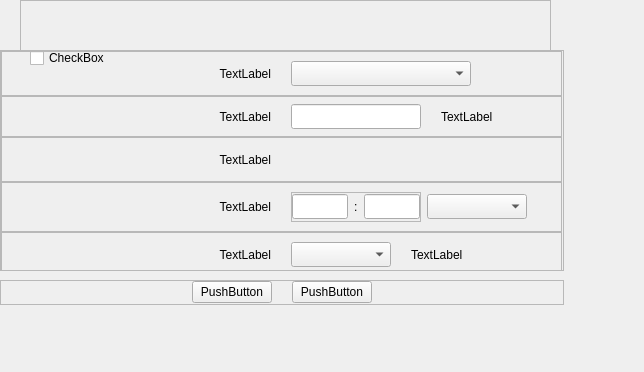
<?xml version="1.0" encoding="UTF-8"?>
<ui version="4.0">
 <class>TrafficSetting</class>
 <widget class="QWidget" name="TrafficSetting">
  <property name="geometry">
   <rect>
    <x>0</x>
    <y>0</y>
    <width>644</width>
    <height>372</height>
   </rect>
  </property>
  <property name="windowTitle">
   <string>Form</string>
  </property>
  <widget class="QCheckBox" name="checkBox">
   <property name="geometry">
    <rect>
     <x>30</x>
     <y>50</y>
     <width>191</width>
     <height>16</height>
    </rect>
   </property>
   <property name="text">
    <string>CheckBox</string>
   </property>
  </widget>
  <widget class="QFrame" name="frame">
   <property name="geometry">
    <rect>
     <x>20</x>
     <y>0</y>
     <width>531</width>
     <height>52</height>
    </rect>
   </property>
   <property name="frameShape">
    <enum>QFrame::StyledPanel</enum>
   </property>
   <property name="frameShadow">
    <enum>QFrame::Raised</enum>
   </property>
   <layout class="QHBoxLayout" name="horizontalLayout_12">
    <property name="margin">
     <number>0</number>
    </property>
    <item>
     <widget class="QLabel" name="label_7">
      <property name="sizePolicy">
       <sizepolicy hsizetype="Expanding" vsizetype="Preferred">
        <horstretch>0</horstretch>
        <verstretch>0</verstretch>
       </sizepolicy>
      </property>
      <property name="text">
       <string/>
      </property>
      <property name="wordWrap">
       <bool>true</bool>
      </property>
     </widget>
    </item>
    <item>
     <widget class="QProgressIndicator" name="widget" native="true">
      <property name="sizePolicy">
       <sizepolicy hsizetype="Preferred" vsizetype="Expanding">
        <horstretch>0</horstretch>
        <verstretch>0</verstretch>
       </sizepolicy>
      </property>
      <property name="minimumSize">
       <size>
        <width>35</width>
        <height>0</height>
       </size>
      </property>
     </widget>
    </item>
    <item>
     <spacer name="horizontalSpacer_2">
      <property name="orientation">
       <enum>Qt::Horizontal</enum>
      </property>
      <property name="sizeType">
       <enum>QSizePolicy::Fixed</enum>
      </property>
      <property name="sizeHint" stdset="0">
       <size>
        <width>75</width>
        <height>20</height>
       </size>
      </property>
     </spacer>
    </item>
   </layout>
  </widget>
  <widget class="QFrame" name="frame_2">
   <property name="geometry">
    <rect>
     <x>0</x>
     <y>280</y>
     <width>564</width>
     <height>25</height>
    </rect>
   </property>
   <property name="frameShape">
    <enum>QFrame::StyledPanel</enum>
   </property>
   <property name="frameShadow">
    <enum>QFrame::Raised</enum>
   </property>
   <layout class="QHBoxLayout" name="horizontalLayout_13">
    <property name="spacing">
     <number>20</number>
    </property>
    <property name="margin">
     <number>0</number>
    </property>
    <item>
     <spacer name="horizontalSpacer_7">
      <property name="orientation">
       <enum>Qt::Horizontal</enum>
      </property>
      <property name="sizeHint" stdset="0">
       <size>
        <width>89</width>
        <height>20</height>
       </size>
      </property>
     </spacer>
    </item>
    <item>
     <widget class="QPushButton" name="pushButton">
      <property name="text">
       <string>PushButton</string>
      </property>
     </widget>
    </item>
    <item>
     <widget class="QPushButton" name="pushButton_2">
      <property name="text">
       <string>PushButton</string>
      </property>
     </widget>
    </item>
    <item>
     <spacer name="horizontalSpacer_8">
      <property name="orientation">
       <enum>Qt::Horizontal</enum>
      </property>
      <property name="sizeHint" stdset="0">
       <size>
        <width>40</width>
        <height>20</height>
       </size>
      </property>
     </spacer>
    </item>
   </layout>
  </widget>
  <widget class="QFrame" name="frame_9">
   <property name="geometry">
    <rect>
     <x>0</x>
     <y>50</y>
     <width>564</width>
     <height>221</height>
    </rect>
   </property>
   <property name="frameShape">
    <enum>QFrame::StyledPanel</enum>
   </property>
   <property name="frameShadow">
    <enum>QFrame::Raised</enum>
   </property>
   <widget class="QWidget" name="layoutWidget">
    <property name="geometry">
     <rect>
      <x>1</x>
      <y>1</y>
      <width>561</width>
      <height>226</height>
     </rect>
    </property>
    <layout class="QVBoxLayout" name="verticalLayout">
     <property name="spacing">
      <number>0</number>
     </property>
     <item>
      <widget class="QFrame" name="frame_4">
       <property name="frameShape">
        <enum>QFrame::StyledPanel</enum>
       </property>
       <property name="frameShadow">
        <enum>QFrame::Raised</enum>
       </property>
       <layout class="QHBoxLayout" name="horizontalLayout_11">
        <property name="spacing">
         <number>20</number>
        </property>
        <item>
         <widget class="QLabel" name="label_2">
          <property name="sizePolicy">
           <sizepolicy hsizetype="Expanding" vsizetype="Preferred">
            <horstretch>0</horstretch>
            <verstretch>0</verstretch>
           </sizepolicy>
          </property>
          <property name="minimumSize">
           <size>
            <width>260</width>
            <height>25</height>
           </size>
          </property>
          <property name="maximumSize">
           <size>
            <width>260</width>
            <height>25</height>
           </size>
          </property>
          <property name="text">
           <string>TextLabel</string>
          </property>
          <property name="alignment">
           <set>Qt::AlignRight|Qt::AlignTrailing|Qt::AlignVCenter</set>
          </property>
         </widget>
        </item>
        <item>
         <layout class="QHBoxLayout" name="horizontalLayout_2">
          <item>
           <widget class="QComboBox" name="comboBox">
            <property name="minimumSize">
             <size>
              <width>180</width>
              <height>25</height>
             </size>
            </property>
            <property name="maximumSize">
             <size>
              <width>16777215</width>
              <height>16777215</height>
             </size>
            </property>
           </widget>
          </item>
          <item>
           <spacer name="horizontalSpacer">
            <property name="orientation">
             <enum>Qt::Horizontal</enum>
            </property>
            <property name="sizeHint" stdset="0">
             <size>
              <width>40</width>
              <height>20</height>
             </size>
            </property>
           </spacer>
          </item>
         </layout>
        </item>
       </layout>
      </widget>
     </item>
     <item>
      <widget class="QFrame" name="frame_5">
       <property name="frameShape">
        <enum>QFrame::StyledPanel</enum>
       </property>
       <property name="frameShadow">
        <enum>QFrame::Raised</enum>
       </property>
       <layout class="QHBoxLayout" name="horizontalLayout_7">
        <property name="spacing">
         <number>20</number>
        </property>
        <property name="topMargin">
         <number>2</number>
        </property>
        <property name="bottomMargin">
         <number>2</number>
        </property>
        <item>
         <widget class="QLabel" name="label_8">
          <property name="sizePolicy">
           <sizepolicy hsizetype="Expanding" vsizetype="Preferred">
            <horstretch>0</horstretch>
            <verstretch>0</verstretch>
           </sizepolicy>
          </property>
          <property name="minimumSize">
           <size>
            <width>260</width>
            <height>25</height>
           </size>
          </property>
          <property name="maximumSize">
           <size>
            <width>260</width>
            <height>25</height>
           </size>
          </property>
          <property name="text">
           <string>TextLabel</string>
          </property>
          <property name="alignment">
           <set>Qt::AlignRight|Qt::AlignTrailing|Qt::AlignVCenter</set>
          </property>
         </widget>
        </item>
        <item>
         <layout class="QHBoxLayout" name="horizontalLayout_3">
          <item>
           <widget class="QLineEdit" name="lineEdit">
            <property name="minimumSize">
             <size>
              <width>130</width>
              <height>25</height>
             </size>
            </property>
            <property name="maximumSize">
             <size>
              <width>130</width>
              <height>25</height>
             </size>
            </property>
           </widget>
          </item>
          <item>
           <widget class="QLabel" name="label_6">
            <property name="text">
             <string>TextLabel</string>
            </property>
           </widget>
          </item>
          <item>
           <spacer name="horizontalSpacer_4">
            <property name="orientation">
             <enum>Qt::Horizontal</enum>
            </property>
            <property name="sizeHint" stdset="0">
             <size>
              <width>40</width>
              <height>20</height>
             </size>
            </property>
           </spacer>
          </item>
         </layout>
        </item>
       </layout>
      </widget>
     </item>
     <item>
      <widget class="QFrame" name="frame_6">
       <property name="frameShape">
        <enum>QFrame::StyledPanel</enum>
       </property>
       <property name="frameShadow">
        <enum>QFrame::Raised</enum>
       </property>
       <layout class="QHBoxLayout" name="horizontalLayout_8">
        <property name="spacing">
         <number>20</number>
        </property>
        <item>
         <widget class="QLabel" name="label_9">
          <property name="sizePolicy">
           <sizepolicy hsizetype="Expanding" vsizetype="Preferred">
            <horstretch>0</horstretch>
            <verstretch>0</verstretch>
           </sizepolicy>
          </property>
          <property name="minimumSize">
           <size>
            <width>260</width>
            <height>25</height>
           </size>
          </property>
          <property name="maximumSize">
           <size>
            <width>260</width>
            <height>25</height>
           </size>
          </property>
          <property name="text">
           <string>TextLabel</string>
          </property>
          <property name="alignment">
           <set>Qt::AlignRight|Qt::AlignTrailing|Qt::AlignVCenter</set>
          </property>
         </widget>
        </item>
        <item>
         <layout class="QHBoxLayout" name="horizontalLayout_4">
          <item>
           <spacer name="horizontalSpacer_3">
            <property name="orientation">
             <enum>Qt::Horizontal</enum>
            </property>
            <property name="sizeHint" stdset="0">
             <size>
              <width>40</width>
              <height>20</height>
             </size>
            </property>
           </spacer>
          </item>
         </layout>
        </item>
       </layout>
      </widget>
     </item>
     <item>
      <widget class="QFrame" name="frame_7">
       <property name="frameShape">
        <enum>QFrame::StyledPanel</enum>
       </property>
       <property name="frameShadow">
        <enum>QFrame::Raised</enum>
       </property>
       <layout class="QHBoxLayout" name="horizontalLayout_9">
        <property name="spacing">
         <number>20</number>
        </property>
        <item>
         <widget class="QLabel" name="label">
          <property name="minimumSize">
           <size>
            <width>260</width>
            <height>25</height>
           </size>
          </property>
          <property name="maximumSize">
           <size>
            <width>260</width>
            <height>25</height>
           </size>
          </property>
          <property name="text">
           <string>TextLabel</string>
          </property>
          <property name="alignment">
           <set>Qt::AlignRight|Qt::AlignTrailing|Qt::AlignVCenter</set>
          </property>
         </widget>
        </item>
        <item>
         <layout class="QHBoxLayout" name="horizontalLayout_5">
          <property name="spacing">
           <number>6</number>
          </property>
          <property name="sizeConstraint">
           <enum>QLayout::SetFixedSize</enum>
          </property>
          <item>
           <widget class="QFrame" name="frame_3">
            <property name="minimumSize">
             <size>
              <width>130</width>
              <height>30</height>
             </size>
            </property>
            <property name="maximumSize">
             <size>
              <width>130</width>
              <height>30</height>
             </size>
            </property>
            <property name="frameShape">
             <enum>QFrame::StyledPanel</enum>
            </property>
            <property name="frameShadow">
             <enum>QFrame::Raised</enum>
            </property>
            <layout class="QHBoxLayout" name="horizontalLayout_14">
             <property name="spacing">
              <number>6</number>
             </property>
             <property name="margin">
              <number>0</number>
             </property>
             <item>
              <layout class="QHBoxLayout" name="horizontalLayout">
               <property name="sizeConstraint">
                <enum>QLayout::SetDefaultConstraint</enum>
               </property>
               <item>
                <widget class="QLineEdit" name="lineEdit_2">
                 <property name="minimumSize">
                  <size>
                   <width>0</width>
                   <height>25</height>
                  </size>
                 </property>
                </widget>
               </item>
               <item>
                <widget class="QLabel" name="label_4">
                 <property name="text">
                  <string>:</string>
                 </property>
                </widget>
               </item>
               <item>
                <widget class="QLineEdit" name="lineEdit_3">
                 <property name="minimumSize">
                  <size>
                   <width>0</width>
                   <height>25</height>
                  </size>
                 </property>
                </widget>
               </item>
              </layout>
             </item>
            </layout>
           </widget>
          </item>
          <item>
           <widget class="QComboBox" name="comboBox_2">
            <property name="sizePolicy">
             <sizepolicy hsizetype="Preferred" vsizetype="Fixed">
              <horstretch>0</horstretch>
              <verstretch>0</verstretch>
             </sizepolicy>
            </property>
            <property name="minimumSize">
             <size>
              <width>100</width>
              <height>25</height>
             </size>
            </property>
            <property name="maximumSize">
             <size>
              <width>100</width>
              <height>25</height>
             </size>
            </property>
           </widget>
          </item>
          <item>
           <spacer name="horizontalSpacer_6">
            <property name="orientation">
             <enum>Qt::Horizontal</enum>
            </property>
            <property name="sizeHint" stdset="0">
             <size>
              <width>40</width>
              <height>20</height>
             </size>
            </property>
           </spacer>
          </item>
         </layout>
        </item>
       </layout>
      </widget>
     </item>
     <item>
      <widget class="QFrame" name="frame_8">
       <property name="frameShape">
        <enum>QFrame::StyledPanel</enum>
       </property>
       <property name="frameShadow">
        <enum>QFrame::Raised</enum>
       </property>
       <layout class="QHBoxLayout" name="horizontalLayout_10">
        <property name="spacing">
         <number>20</number>
        </property>
        <item>
         <widget class="QLabel" name="label_3">
          <property name="minimumSize">
           <size>
            <width>260</width>
            <height>25</height>
           </size>
          </property>
          <property name="maximumSize">
           <size>
            <width>260</width>
            <height>25</height>
           </size>
          </property>
          <property name="text">
           <string>TextLabel</string>
          </property>
          <property name="alignment">
           <set>Qt::AlignRight|Qt::AlignTrailing|Qt::AlignVCenter</set>
          </property>
         </widget>
        </item>
        <item>
         <layout class="QHBoxLayout" name="horizontalLayout_6">
          <item>
           <widget class="QComboBox" name="comboBox_3">
            <property name="minimumSize">
             <size>
              <width>100</width>
              <height>25</height>
             </size>
            </property>
           </widget>
          </item>
          <item>
           <widget class="QLabel" name="label_5">
            <property name="text">
             <string>TextLabel</string>
            </property>
           </widget>
          </item>
          <item>
           <spacer name="horizontalSpacer_5">
            <property name="orientation">
             <enum>Qt::Horizontal</enum>
            </property>
            <property name="sizeHint" stdset="0">
             <size>
              <width>40</width>
              <height>20</height>
             </size>
            </property>
           </spacer>
          </item>
         </layout>
        </item>
       </layout>
      </widget>
     </item>
    </layout>
   </widget>
  </widget>
 </widget>
 <customwidgets>
  <customwidget>
   <class>QProgressIndicator</class>
   <extends>QWidget</extends>
   <header>QProgressIndicator.h</header>
   <container>1</container>
  </customwidget>
 </customwidgets>
 <resources/>
 <connections/>
</ui>
